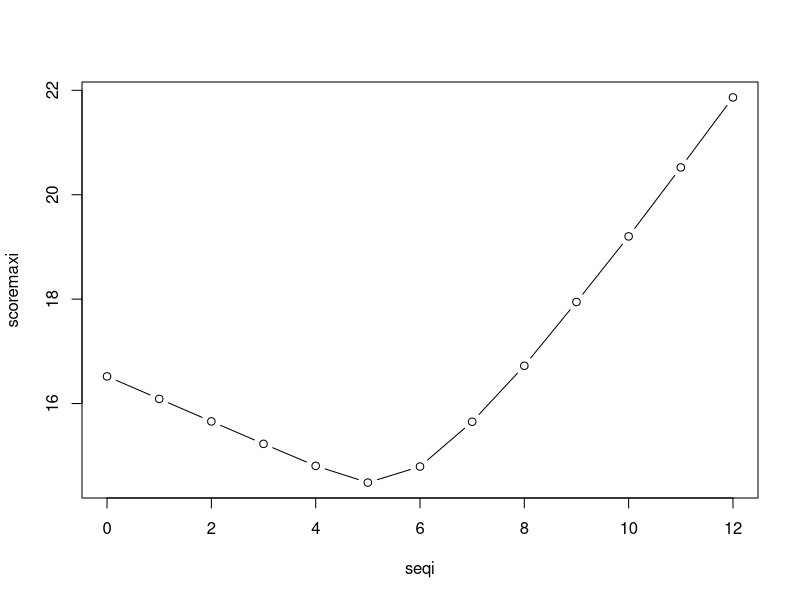
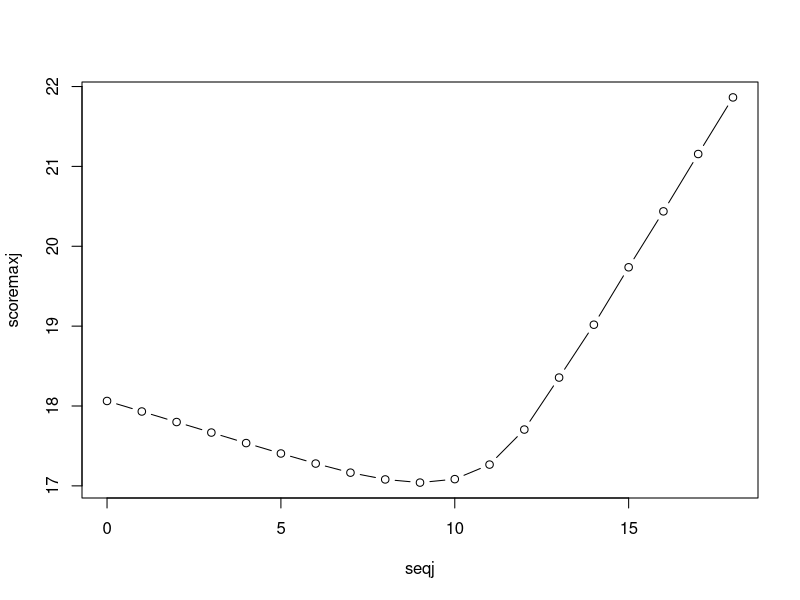

Here is the R script that generated these plots, in order:
set.seed(42)
n = 1000

#Expected values
labda1 <- 16.95 # Part1
mu1 <- 0.429
sd1 <- 0.097
shapeArr <- 7.25
rateArr <- 8.06

shapedur <- 11.39
ratedur <- 16.78

#95% Pessimistic
#labda1 <- 18.81
#mu1 <- 0.439
#sd1 <- 0.104
#shapeArr <- 8.98
#rateArr <- 6.84
#shapedur <- 13.81
#ratedur <- 14.09


gridsize1 <- 12 # We work in scheduling appointments per 5 minutes 12
gridsize2 <- 18 #18
score1 <- matrix(data = 0, nrow = gridsize1+1, ncol = gridsize2+1)
score2 <- matrix(data = 0, nrow = gridsize1+1, ncol = gridsize2+1)

otsum1 <- matrix(data = 0, nrow = gridsize1+1, ncol = gridsize2+1)
otsum2 <- matrix(data = 0, nrow = gridsize1+1, ncol = gridsize2+1)
fsum1 <-  matrix(data = 0, nrow = gridsize1+1, ncol = gridsize2+1)
fsum2 <- matrix(data = 0, nrow = gridsize1+1, ncol = gridsize2+1)
dsum1 <- matrix(data = 0, nrow = gridsize1+1, ncol = gridsize2+1)
dsum2 <- matrix(data = 0, nrow = gridsize1+1, ncol = gridsize2+1)
#Loops
for(k in 1:n){
      
  #DataGeneratingProcesses
  maxT <- 9 # 8:00-17:00 is 9h
  jobsType1times <- c()
  t1 <- 0
      
  while(t1 < maxT){
    q <- rexp(1, rate = labda1/9) # Rate is labda per h from poisson in 1.
    t1 <- t1 + q
        
    if(t1 < maxT){
      jobsType1times <- c(jobsType1times,t1)
    }
  }
  
  t2 <- 0
  jobsType2times <- c()
  while(t2 < maxT){
    q <- rgamma(1,shapeArr, rate = rateArr) # Implement distribution from part1
    t2 <- t2 + q
    if(t2 < maxT){
      jobsType2times <- c(jobsType2times,t2)
    }
  }
  jobsType1lengths <- rnorm(length(jobsType1times), mu1, sd = sd1) 
  jobsType2lengths <- rgamma(length(jobsType2times),shapedur, rate = ratedur) #placeholder
  #GRIDSEARCH
  for(i in 0:gridsize1 ){
    scheduledTime1 <- i/12
    for(j in 0:gridsize2 ){
      scheduledTime2 <- j/12
      
      ot11 = 0
      ot12 = 0
      ot21 = 0
      ot22 = 0
      delay12 = 0
      delay11 = 0
      delay21 = 0
      delay22 = 0
      
      # OLD METHOD
      schedule11 <- c()
      for(l in 1:length(jobsType1times)){
        schedule11 <- c(schedule11,(l-1)*scheduledTime1)
      }
      schedule12 <- c()
      for(l in 1:length(jobsType2times)){
        schedule12 <- c(schedule12,(l-1)*scheduledTime2)
      }
      
      
      if(length(jobsType1lengths) > 1){
        trueschedule11 <- c(0)
      for(l in 2:length(jobsType1times)){
        trueschedule11 <- c(trueschedule11,max((trueschedule11[l-1]+jobsType1lengths[l-1]),schedule11[l]))
      }
      }

      trueschedule12 <- c(0)
      if(length(jobsType2lengths) > 1){
      for(l in 2:length(jobsType2times)){
        trueschedule12 <- c(trueschedule12,max((trueschedule12[l-1]+jobsType2lengths[l-1]), schedule12[l]))
      }
      }

      
      if(length(jobsType1lengths)>0){
        delay11 <- trueschedule11 - schedule11
        
        for(l in 1:length(delay11)){
          if(delay11[l] < 0){
            delay11[l] <- 0
          }
        }
        delay11 <- sum(delay11)
        ot11 <- max(0,trueschedule11[length(jobsType1lengths)] + jobsType1lengths[length(jobsType1lengths)] -9)
      }
      else{
        ot11 <- 0
        delay11 <- 0
      }
      if(length(jobsType2lengths)>0){
        delay12 <- trueschedule12 - schedule12
        for(l in 1:length(delay12)){
          if(delay12[l] < 0){
            delay12[l] <- 0
          }
        }
        delay12 <- sum(delay12)
        ot12 <- max(0,trueschedule12[length(jobsType2lengths)] + jobsType2lengths[length(jobsType2lengths)] -9)
          
      }
      else{
        ot12 <- 0
        delay12<- 0
      }
      infeasible1 <- 0
      if(ot11 > 1 || ot12 > 1){
        infeasible1 <- 1
      }
      
      
      #NEW METHOD
      
      jobsM1 <- c()
      jobsM2 <- c()
      TM1 <- 0
      TM2 <- 0
      typeM2 <- c()
      typeM1 <- c()
      
      schedule21 <- c()
      schedule22 <- c()
      lastend21 <- 0
      lastend22 <- 0
      
      c1 <- 1
      c2 <- 1
      stop <- F
      while(!stop){
        bestT <- Inf
        bestC <- 0
        if(c1 <= length(jobsType1lengths)){
          bestT <- jobsType1times[c1]
          bestC <- 1
        }
        if(c2 <= length(jobsType2lengths) && jobsType2times[c2] < bestT){
          bestC <- 2
        }
        
        bestM <- 1
        if(lastend22 < lastend21){
          bestM <- 2
        }
        
        if(bestM == 1){
          if(bestC == 1){
            jobsM1 <- c(jobsM1, c1)
            c1 <- c1+1
            schedule21 <- c(schedule21,lastend21)
            lastend21 <- lastend21 + scheduledTime1
            typeM1 <- c(typeM1,1)
          }
          if(bestC == 2){
            jobsM1 <- c(jobsM1, c2)
            c2 <- c2+1
            schedule21 <- c(schedule21,lastend21)
            lastend21 <- lastend21 + scheduledTime2
            typeM1 <- c(typeM1,2)
          }
        }
        if(bestM == 2){
          if(bestC == 1){
            jobsM2 <- c(jobsM2, c1)
            c1 <- c1+1
            schedule22 <- c(schedule22,lastend22)
            lastend22 <- lastend22 + scheduledTime1
            typeM2 <- c(typeM2,1)
          }
          if(bestC == 2){
            jobsM2 <- c(jobsM2, c2)
            c2 <- c2+1
            schedule22 <- c(schedule22,lastend22)
            lastend22 <- lastend22 + scheduledTime2
            typeM2 <- c(typeM2,2)
          }
        }
        if(c1 > length(jobsType1lengths) && c2 > length(jobsType2lengths)){
          stop = T
        }
      }
      lastTrueend21 <- 0
      trueschedule21 <- c()
      if(length(schedule21) > 0){
        for(l in 1:length(schedule21)){
          trueschedule21 <- c(trueschedule21,lastTrueend21)
          if(typeM1[l] == 1){
            lastTrueend21 <- max(schedule21[l+1],lastTrueend21 + jobsType1lengths[jobsM1[l]])
          }
          if(typeM1[l] == 2){
            lastTrueend21 <- max(schedule21[l+1],lastTrueend21 + jobsType2lengths[jobsM1[l]])
          }
        }
      }
      lastTrueend22 <- 0
      trueschedule22 <- c()
      if(length(schedule22) > 0){
        for(l in 1:length(schedule22)){
          trueschedule22 <- c(trueschedule22,lastTrueend22)
          if(typeM2[l] == 1){
            lastTrueend22 <- max(schedule22[l+1],lastTrueend22 + jobsType1lengths[jobsM2[l]])
          }
          if(typeM2[l] == 2){
            lastTrueend22 <- max(schedule22[l+1],lastTrueend22 + jobsType2lengths[jobsM2[l]])
          }
        }
      }
      
      
      
      if(length(typeM1)>0){
        delay21 <- trueschedule21 - schedule21

        for(l in 1:length(delay21)){
          if(delay21[l] < 0){
            delay21[l] <- 0
          }
        }
        delay21 <- sum(delay21)
        if(typeM1[length(typeM1)] == 1){
        ot21 <- max(0,trueschedule21[length(typeM1)] + jobsType1lengths[jobsM1[length(typeM1)]] -9)
        }
        if(typeM1[length(typeM1)] == 2){
          ot21 <- max(0,trueschedule21[length(typeM1)] + jobsType2lengths[jobsM1[length(typeM1)]] -9)
        }
      }
      else{
        ot21 <- 0
        delay21 <- 0
      }
      if(length(typeM2)>0){
        delay22 <- trueschedule22 - schedule22
        
        for(l in 1:length(delay22)){
          if(delay22[l] < 0){
            delay22[l] <- 0
          }
        }
        delay22 <- sum(delay22)
        if(typeM2[length(typeM2)] == 1){
          ot22 <- max(0,trueschedule22[length(typeM2)] + jobsType1lengths[jobsM2[length(typeM2)]] -9)
        }
        if(typeM2[length(typeM2)] == 2){
          ot22 <- max(0,trueschedule22[length(typeM2)] + jobsType2lengths[jobsM2[length(typeM2)]] -9)
        }
      }
      else{
        ot22 <- 0
        delay22 <- 0
      }
      infeasible2 <- 0
      if(ot21 > 1 || ot22 > 1){
        infeasible2 <- 1
        
      }
      
      score2[i+1,j+1] <- score2[i+1,j+1] + (10*infeasible2 + (delay21 + delay22)/(length(jobsType1lengths)+length(jobsType2lengths)) + (ot21 + ot22))/n
      score1[i+1,j+1] <- score1[i+1,j+1] + (10*infeasible1 + (delay11 + delay12)/(length(jobsType1lengths)+length(jobsType2lengths)) + (ot11 + ot12))/n
      
      otsum1[i+1,j+1] <- otsum1[i+1,j+1] + (ot11 + ot12)/n
      otsum2[i+1,j+1] <- otsum2[i+1,j+1] + (ot21 + ot22)/n
      fsum1[i+1,j+1] <- fsum1[i+1,j+1] + infeasible1/n
      fsum2[i+1,j+1] <- fsum2[i+1,j+1] + infeasible2/n
      dsum1[i+1,j+1] <- dsum1[i+1,j+1] + (delay11 + delay12)/(length(jobsType1lengths)+length(jobsType2lengths))/n
      dsum2[i+1,j+1] <- dsum2[i+1,j+1] + (delay12 + delay22)/(length(jobsType1lengths)+length(jobsType2lengths))/n
    }
  }
}








scoremaxi <- c()
for(i in 0:gridsize1){
  scoremaxi <- c(scoremaxi, max(score1[i+1,]))
}
seqi <- seq(from = 0, to = gridsize1, by = 1)
plot(seqi,scoremaxi, type = "b")

scoremaxj <- c()
for(j in 0:gridsize2){
  scoremaxj <- c(scoremaxj, max(score1[,j+1]))
}
seqj <- seq(from = 0, to = gridsize2, by = 1)
plot(seqj,scoremaxj, type = "b")




besti <- 0
bestj <- 0
bestscore <- Inf
bestscore2 <- Inf
bestij2 <- c(0,0)
for(i in 0:gridsize1){
  for(j in 0:gridsize2){
    if(score1[i+1,j+1] < bestscore){
      bestscore <- score1[i+1,j+1]
      besti <- i
      bestj <- j
    }
    if(score2[i+1,j+1] < bestscore2){
      bestscore2 <- score2[i+1,j+1]
      bestij2 <- c(i,j)
    }
  }
}
print(cbind(besti,bestj)*5)
print(bestij2*5)
print(bestscore)
print(bestscore2)

print(dsum1[besti+1,bestj+1]*60)
print(dsum2[bestij2[1]+1,bestij2[2]+1]*60)
print(fsum1[besti+1,bestj+1])
print(fsum2[bestij2[1]+1,bestij2[2]+1])
print(otsum1[besti+1,bestj+1]*60)
print(otsum2[bestij2[1]+1,bestij2[2]+1]*60)
